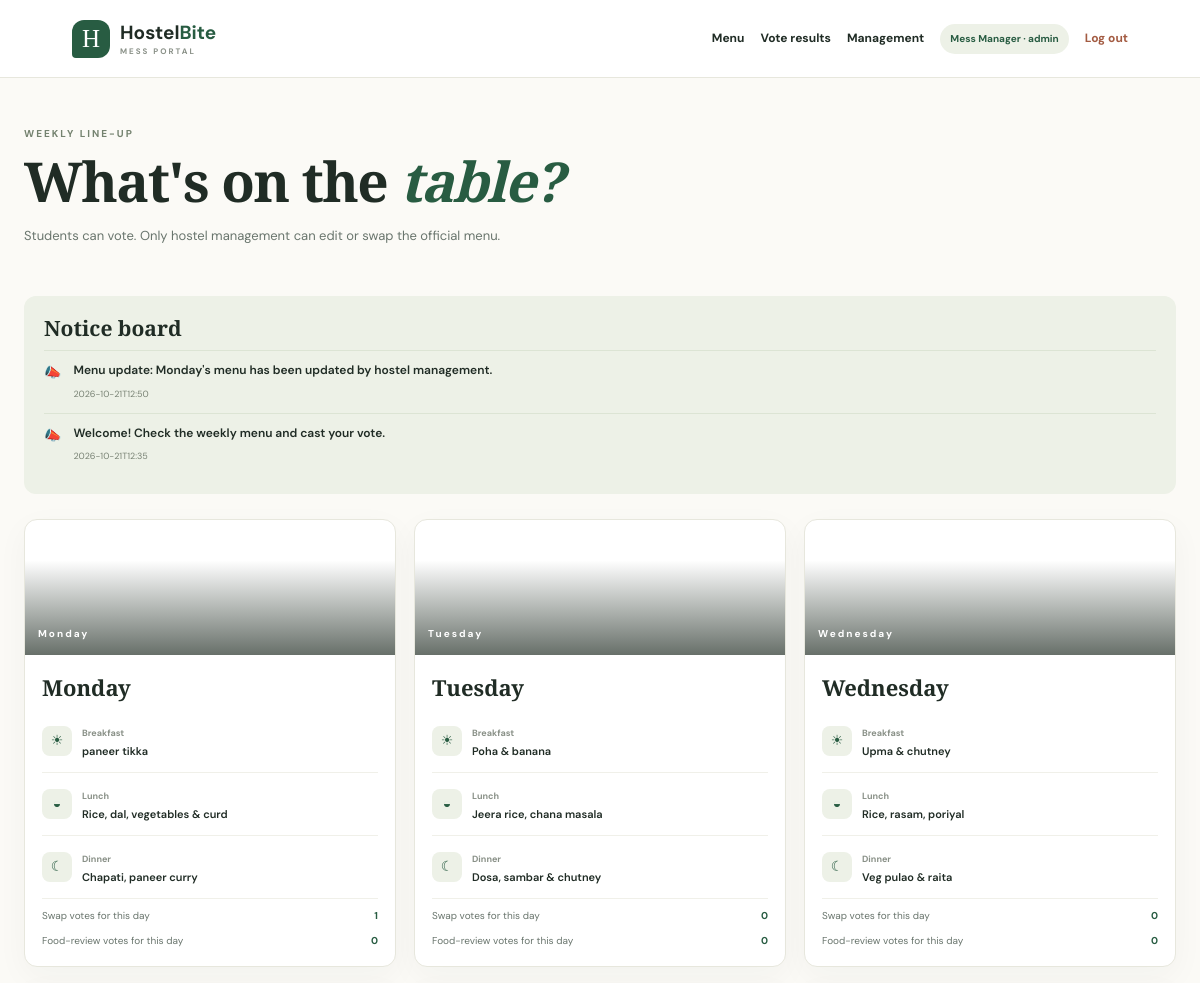
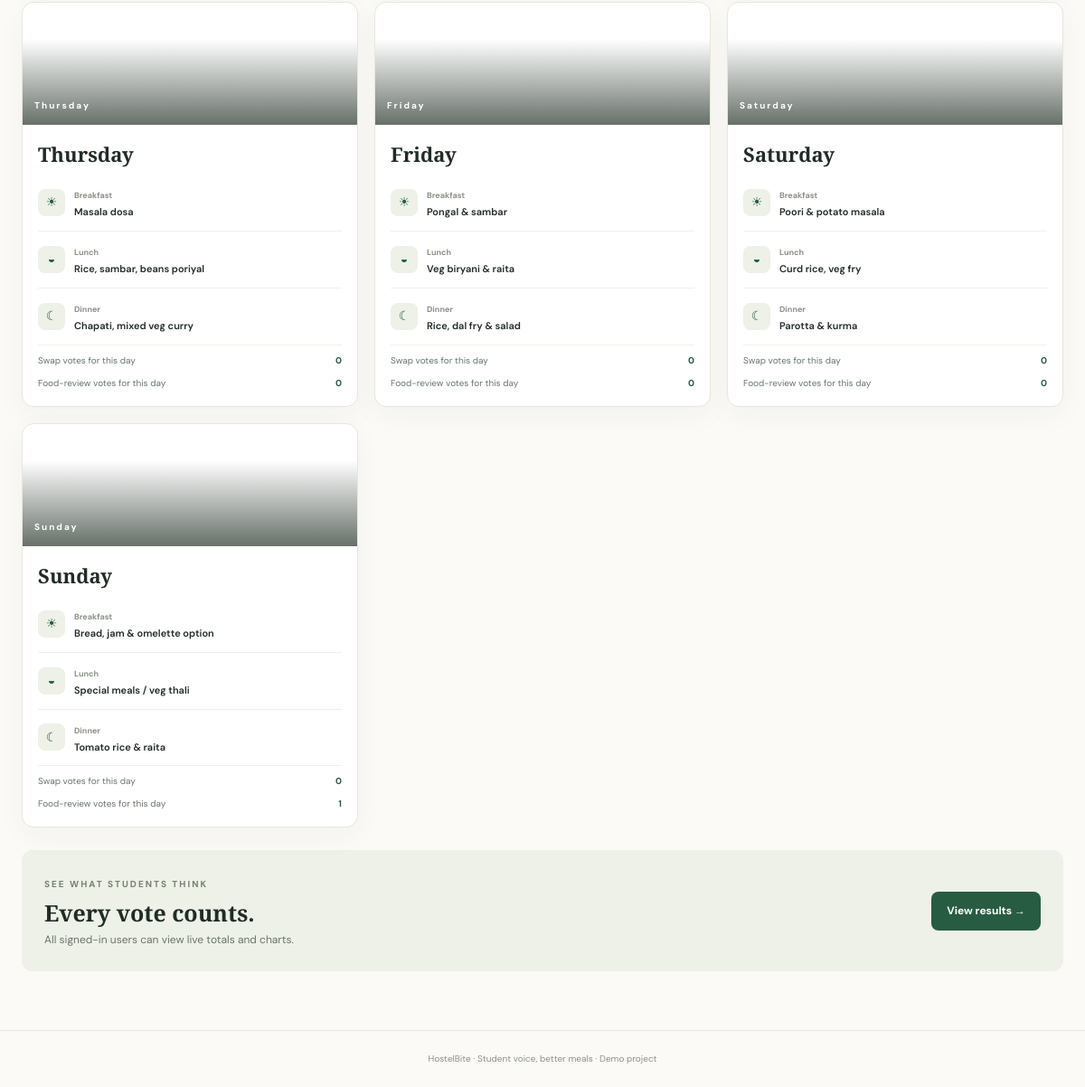
The app's page /menu (signed in) with its own data (2 pictures, top to bottom).
### tables this page shows
CREATE TABLE announcements(
          id INTEGER PRIMARY KEY AUTOINCREMENT, message TEXT NOT NULL, created_at TEXT NOT NULL,
          created_by INTEGER REFERENCES users(id)
        );

CREATE TABLE menu(
          day TEXT PRIMARY KEY, breakfast TEXT NOT NULL, lunch TEXT NOT NULL, dinner TEXT NOT NULL
        );

### app.py (the view)
@app.route("/menu")
@login_required
def menu():
    with connect() as db:
        rows = db.execute("SELECT * FROM menu ORDER BY CASE day WHEN 'Monday' THEN 1 WHEN 'Tuesday' THEN 2 WHEN 'Wednesday' THEN 3 WHEN 'Thursday' THEN 4 WHEN 'Friday' THEN 5 WHEN 'Saturday' THEN 6 ELSE 7 END").fetchall()
        announcements = db.execute("SELECT * FROM announcements ORDER BY id DESC LIMIT 5").fetchall()
        votes = db.execute("SELECT day,category,COUNT(*) count FROM votes GROUP BY day,category").fetchall()
    counts = {(r["day"],r["category"]):r["count"] for r in votes}
    return render_template("menu.html", menu_rows=rows, days=DAYS, meal_types=MEAL_TYPES, announcements=announcements, counts=counts)

### app.py (called while the page is built)
def connect():
    conn = sqlite3.connect(DB_PATH)
    conn.row_factory = sqlite3.Row
    conn.execute("PRAGMA foreign_keys = ON")
    return conn

def login_required(fn):
    @wraps(fn)
    def wrapper(*args, **kwargs):
        if not session.get("user_id"):
            return redirect(url_for("login"))
        return fn(*args, **kwargs)
    return wrapper

@app.context_processor
def inject_user():
    return {"current_user": session.get("display_name"), "current_role": session.get("role")}

### templates/menu.html (shortened to what this page needs)
{% extends 'base.html' %}{% block title %}Weekly menu | HostelBite{% endblock %}{% block content %}<section class="page-head"><span class="eyebrow">WEEKLY LINE-UP</span><h1>What's on the <em>table?</em></h1><p>Students can vote. Only hostel management can edit or swap the official menu.</p></section>
{% if announcements %}<section class="announcements"><h2>Notice board</h2>{% for a in announcements %}<article class="announcement"><span>📣</span><div><p>{{ a.message }}</p><small>{{ a.created_at }}</small></div></article>{% endfor %}</section>{% endif %}
<section class="menu-grid">{% for row in menu_rows %}<article class="menu-card"><div class="food-photo photo-{{ loop.index0 % 3 }}"><span>{{ row.day }}</span></div><div class="menu-card-body"><h2>{{ row.day }}</h2>{% for type,field in [('Breakfast','breakfast'),('Lunch','lunch'),('Dinner','dinner')] %}<div class="meal-line"><span class="meal-symbol">{{ '☀' if type=='Breakfast' else ('◒' if type=='Lunch' else '☾') }}</span><div><small>{{ type }}</small><p>{{ row[field] }}</p></div></div>{% endfor %}
<div class="vote-mini"><span>Swap votes for this day</span><b>{{ counts.get((row.day,'swap'),0) }}</b></div><div class="vote-mini"><span>Food-review votes for this day</span><b>{{ counts.get((row.day,'remove'),0) }}</b></div>
</div></article>{% endfor %}</section><section class="callout"><div><span class="eyebrow">SEE WHAT STUDENTS THINK</span><h2>Every vote counts.</h2><p>All signed-in users can view live totals and charts.</p></div><a class="btn" href="{{ url_for('results') }}">View results →</a></section>{% endblock %}

### static/css/style.css (style rules this page uses)
:root { --ink:#202c25;--muted:#69756d;--paper:#fbfaf6;--green:#285c42;--lime:#dce9b5;--line:#e7e7dd;--orange:#f0a35b;--shadow:0 18px 55px rgba(37,58,43,.08) }
* { box-sizing:border-box }
body { margin:0;background:var(--paper);color:var(--ink);font:14px 'DM Sans',sans-serif;line-height:1.6 }
a { color:inherit;text-decoration:none }
.eyebrow { font-size:10px;letter-spacing:2px;color:#74826f;font-weight:700 }
.landing h1,.login-intro h1,.page-head h1 { font:600 clamp(42px,6vw,68px)/1.08 'Playfair Display',serif;letter-spacing:-1.5px;margin:14px 0 }
.landing h1 em,.login-intro h1 em,.page-head h1 em { color:var(--green) }
.landing p,.login-intro p,.page-head p { color:var(--muted);max-width:620px;line-height:1.9 }
.btn { border:0;display:inline-flex;align-items:center;justify-content:center;background:var(--green);color:#fff;border-radius:8px;padding:12px 17px;font-weight:700;font-size:12px;cursor:pointer }
.page-head { padding:8px 0 25px }
.page-head h1 { font-size:clamp(38px,5vw,55px);margin:8px 0 }
.page-head p { font-size:13px }
.announcements { background:#edf1e7;border-radius:12px;padding:18px 20px;margin:10px 0 25px }
.announcements h2 { font:600 21px 'Playfair Display',serif;margin:0 0 8px }
.announcement { display:flex;gap:12px;border-top:1px solid #dce4d4;padding:10px 0 }
.announcement p { margin:0;font-size:12px;font-weight:600 }
.announcement small { font-size:9px;color:#788274 }
.menu-grid { display:grid;grid-template-columns:repeat(3,minmax(0,1fr));gap:18px }
.menu-card { background:#fff;border:1px solid var(--line);border-radius:13px;overflow:hidden;box-shadow:0 10px 32px rgba(37,58,43,.04) }
.food-photo { height:135px;background-size:cover;background-position:center;display:flex;align-items:end;padding:13px;position:relative }
.food-photo:after { content:"";position:absolute;inset:0;background:linear-gradient(0deg,rgba(22,35,25,.65),transparent 70%) }
.food-photo span { z-index:1;color:#fff;font-size:10px;font-weight:700;letter-spacing:2px }
.photo-0 { background-image:url('https://images.unsplash.com/photo-1601050690597-df0568f70950?auto=format&fit=crop&w=900&q=80') }
.photo-1 { background-image:url('https://images.unsplash.com/photo-1546833999-b9f581a1996d?auto=format&fit=crop&w=900&q=80') }
.photo-2 { background-image:url('https://images.unsplash.com/photo-1565557623262-b51c2513a641?auto=format&fit=crop&w=900&q=80') }
.menu-card-body { padding:17px }
.menu-card-body h2 { font:600 22px 'Playfair Display',serif;margin:0 0 8px }
.meal-line { display:flex;align-items:center;gap:10px;border-bottom:1px solid #f0f0e9;padding:10px 0 }
.meal-symbol { width:30px;height:30px;display:grid;place-items:center;background:#edf1e7;color:var(--green);border-radius:8px }
.meal-line small { font-size:9px;color:#899087;font-weight:700 }
.meal-line p { font-size:11px;font-weight:600;margin:1px 0 }
.vote-mini { display:flex;justify-content:space-between;gap:10px;padding-top:9px;font-size:10px;color:var(--muted) }
.vote-mini b { color:var(--green) }
.callout { display:flex;align-items:center;justify-content:space-between;gap:20px;background:#edf1e7;border-radius:12px;padding:25px;margin-top:25px }
.callout h2 { font:600 25px 'Playfair Display',serif;margin:4px 0 }
.callout p { color:var(--muted);font-size:12px;margin:0 }

### records on screen
announcements: message "Menu update: Monday's menu has been updated by hostel management.", created_at "2026-10-21T12:50"
announcements: message "Welcome! Check the weekly menu and cast your vote.", created_at "2026-10-21T12:35"
menu: day "Monday", value "☀" "◒" "☾", type "Breakfast" "Lunch" "Dinner", breakfast "paneer tikka" "Rice, dal, vegetables & curd" "Chapati, paneer curry", get "1", get "0"
menu: day "Tuesday", value "☀" "◒" "☾", type "Breakfast" "Lunch" "Dinner", breakfast "Poha & banana" "Jeera rice, chana masala" "Dosa, sambar & chutney", get "0"
menu: day "Wednesday", value "☀" "◒" "☾", type "Breakfast" "Lunch" "Dinner", breakfast "Upma & chutney" "Rice, rasam, poriyal" "Veg pulao & raita", get "0"
menu: day "Thursday", value "☀" "◒" "☾", type "Breakfast" "Lunch" "Dinner", breakfast "Masala dosa" "Rice, sambar, beans poriyal" "Chapati, mixed veg curry", get "0"
menu: day "Friday", value "☀" "◒" "☾", type "Breakfast" "Lunch" "Dinner", breakfast "Pongal & sambar" "Veg biryani & raita" "Rice, dal fry & salad", get "0"
menu: day "Saturday", value "☀" "◒" "☾", type "Breakfast" "Lunch" "Dinner", breakfast "Poori & potato masala" "Curd rice, veg fry" "Parotta & kurma", get "0"
menu: day "Sunday", value "☀" "◒" "☾", type "Breakfast" "Lunch" "Dinner", breakfast "Bread, jam & omelette option" "Special meals / veg thali" "Tomato rice & raita", get "0", get "1"

### other values on screen
{{ current_user }} "Mess Manager"
{{ current_role }} "admin"
